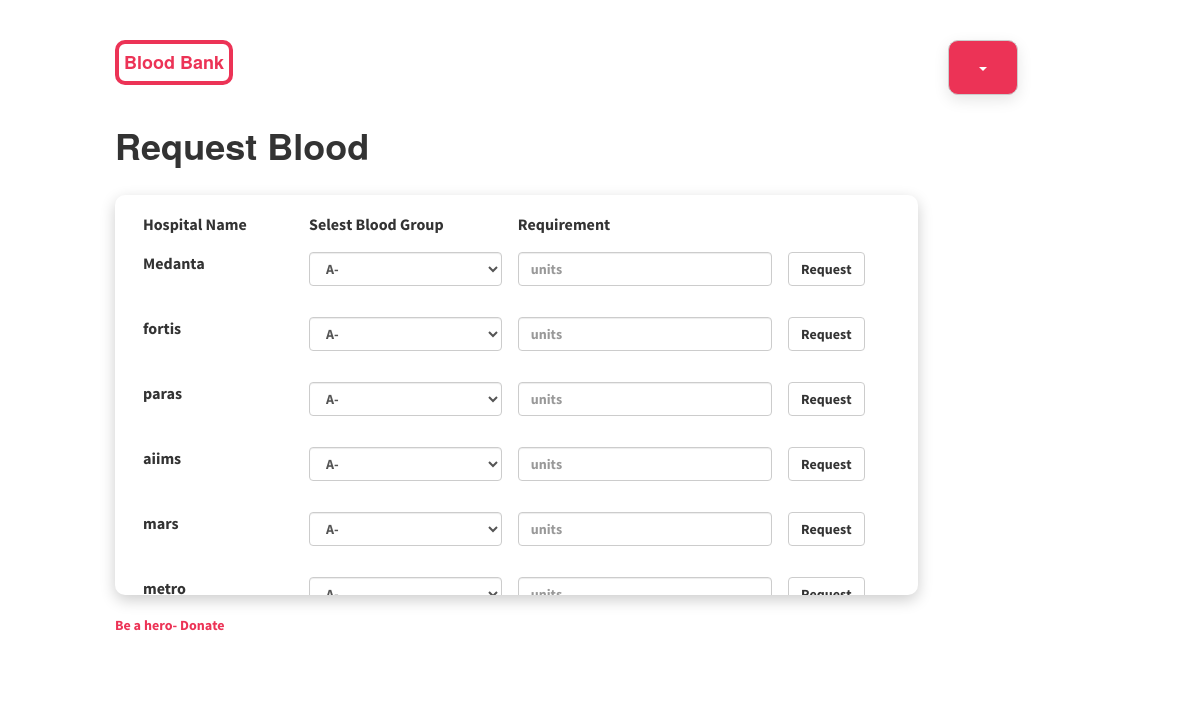
Screenshot of /user.php with the database file from the repository.
### tables this page shows
CREATE TABLE `hospitals` (
  `hospital_id` int(10) NOT NULL,
  `name` varchar(10) NOT NULL,
  `email` varchar(20) NOT NULL,
  `password` varchar(20) NOT NULL,
  `address` varchar(50) NOT NULL
);

### user.php (the view, shortened to what this page needs)
<?php
    require_once('database.php');
?>
<!DOCTYPE html>
<html lang="en">
<head>
  <link rel="stylesheet" href="https://maxcdn.bootstrapcdn.com/bootstrap/3.3.7/css/bootstrap.min.css">
</head>
<body>
  <div class="container">
       <div class="row">
             <div class="col-sm-10">
                  <a href="C:\xampp\htdocs\blood project\index.html"><button type="button" class="btn btn-default blood "><b>Blood Bank</b></button></a>
                  <br>
                  <br>
                  <h1><b>Request Blood</b></h1>
                  <br>
                  <div class="request_div">
                    <div class="table-responsive">
                    <table class="table">
    <thead>
      <tr class="first_col">
        <th>Hospital Name</th>
        <th>Selest Blood Group</th>
        <th>Requirement</th>
      </tr>
    </thead>
    <tbody>
<?php
      $dataRow = "";
      $query = "select hospital_id, name from hospitals";
      $query_run = mysqli_query($con,$query);
      while($row2 = mysqli_fetch_array($query_run))
      {
        $button = "<td><button type=\"submit\" class=\"btn btn-default assign \" name=\"request\" id=\"req\" >Request</button></td>";
        $dataRow = $dataRow."<tr><form action=\"requests.php\" method=\"post\">
         <input type=\"hidden\" name=\"hospital_id\" value=$row2[0]>
        <td>$row2[1]</td>
                <td>
                  <div class=\"form-group\">
                     <select class=\"form-control\" name=\"bldgrp\" placeholder=\"blood grp\" required>
                        <option>A-</option>
                        <option>A+</option>
                        <option>AB-</option>
                        <option>AB+</option>
                        <option>B-</option>
                        <option>B+</option>
                        <option>O-</option>
                        <option>O+</option>
                      </select>
                  </div>
                </td>
              <td><input type=\"number\" class=\"form-control\" name=\"requirement\" placeholder=\"units\" required></td>$button</form></tr>";
      }
      echo $dataRow;
 ?>
    </tbody>
  </table>
</div>
</div>
        <br>
        <p>Be a hero- Donate</p>
</div>
        <div class="col-sm-2">
             <div class="dropdown ">
                  <button type="button"  class="btn btn-default dropdown-toggle user_name " data-toggle="dropdown"><span class="caret"></span></button>
               </div>
          </div>
    </div>
</div>
</body>
</html>

### user.php (style rules this page uses)
.container { padding: 40px 100px; }
.blood { border:4px solid #EC3356; padding: 5px 5px; color:#EC3356; border-radius: 10px; background-color: #fff; font-size: 18px; font-weight: 2; }
.user_name { padding: 15px 30px; color: #fff; background-color:#EC3356; border-radius: 10px; font-size: 16px; box-shadow: 0px 5px 15px 0px rgba(0,0,0,0.1); font-family:blood-regular; }
.dropdown { position: relative; display: block; }
.request_div { border-radius: 10px; overflow: scroll; padding: 10px 10px 10px 20px; width: 100%; height: 400px; box-shadow: 0px 5px 15px 0px rgba(0,0,0,0.2); }
th, td { font-family: blood-bold; font-size: 16px; text-align: left; border-top: none !important; border-bottom: none !important; }
p { color: #EC3356; font-family: blood-bold; font-size: 14px; }

### rows the page displays
hospitals: name "Medanta"
hospitals: name "fortis"
hospitals: name "paras"
hospitals: name "aiims"
hospitals: name "mars"
hospitals: name "metro"
